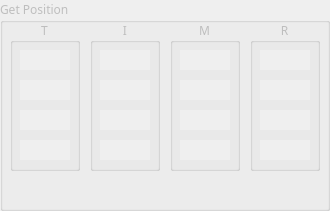
   <widget class="QGroupBox" name="groupBox_GetPosition">
    <property name="enabled">
     <bool>false</bool>
    </property>
    <property name="geometry">
     <rect>
      <x>350</x>
      <y>20</y>
      <width>330</width>
      <height>211</height>
     </rect>
    </property>
    <property name="font">
     <font>
      <family>Noto Sans</family>
     </font>
    </property>
    <property name="title">
     <string>Get Position</string>
    </property>
    <widget class="QGroupBox" name="groupBox_8">
     <property name="geometry">
      <rect>
       <x>250</x>
       <y>20</y>
       <width>70</width>
       <height>151</height>
      </rect>
     </property>
     <property name="title">
      <string>R</string>
     </property>
     <property name="alignment">
      <set>Qt::AlignCenter</set>
     </property>
     <property name="flat">
      <bool>false</bool>
     </property>
     <property name="checkable">
      <bool>false</bool>
     </property>
     <widget class="QLineEdit" name="lineEdit_GP_F4_1">
      <property name="geometry">
       <rect>
        <x>10</x>
        <y>120</y>
        <width>50</width>
        <height>20</height>
       </rect>
      </property>
      <property name="font">
       <font>
        <family>Noto Sans</family>
       </font>
      </property>
      <property name="autoFillBackground">
       <bool>false</bool>
      </property>
      <property name="text">
       <string/>
      </property>
      <property name="frame">
       <bool>false</bool>
      </property>
      <property name="alignment">
       <set>Qt::AlignCenter</set>
      </property>
      <property name="readOnly">
       <bool>true</bool>
      </property>
      <property name="placeholderText">
       <string/>
      </property>
     </widget>
     <widget class="QLineEdit" name="lineEdit_GP_F4_2">
      <property name="geometry">
       <rect>
        <x>10</x>
        <y>90</y>
        <width>50</width>
        <height>20</height>
       </rect>
      </property>
      <property name="font">
       <font>
        <family>Noto Sans</family>
       </font>
      </property>
      <property name="autoFillBackground">
       <bool>false</bool>
      </property>
      <property name="frame">
       <bool>false</bool>
      </property>
      <property name="alignment">
       <set>Qt::AlignCenter</set>
      </property>
      <property name="readOnly">
       <bool>true</bool>
      </property>
      <property name="placeholderText">
       <string/>
      </property>
     </widget>
     <widget class="QLineEdit" name="lineEdit_GP_F4_3">
      <property name="geometry">
       <rect>
        <x>10</x>
        <y>60</y>
        <width>50</width>
        <height>20</height>
       </rect>
      </property>
      <property name="font">
       <font>
        <family>Noto Sans</family>
       </font>
      </property>
      <property name="autoFillBackground">
       <bool>false</bool>
      </property>
      <property name="frame">
       <bool>false</bool>
      </property>
      <property name="alignment">
       <set>Qt::AlignCenter</set>
      </property>
      <property name="readOnly">
       <bool>true</bool>
      </property>
      <property name="placeholderText">
       <string/>
      </property>
     </widget>
     <widget class="QLineEdit" name="lineEdit_GP_F4_4">
      <property name="geometry">
       <rect>
        <x>10</x>
        <y>30</y>
        <width>50</width>
        <height>20</height>
       </rect>
      </property>
      <property name="font">
       <font>
        <family>Noto Sans</family>
       </font>
      </property>
      <property name="autoFillBackground">
       <bool>false</bool>
      </property>
      <property name="frame">
       <bool>false</bool>
      </property>
      <property name="alignment">
       <set>Qt::AlignCenter</set>
      </property>
      <property name="readOnly">
       <bool>true</bool>
      </property>
      <property name="placeholderText">
       <string/>
      </property>
     </widget>
    </widget>
    <widget class="QGroupBox" name="groupBox_5">
     <property name="geometry">
      <rect>
       <x>10</x>
       <y>20</y>
       <width>70</width>
       <height>151</height>
      </rect>
     </property>
     <property name="title">
      <string>T</string>
     </property>
     <property name="alignment">
      <set>Qt::AlignCenter</set>
     </property>
     <property name="flat">
      <bool>false</bool>
     </property>
     <property name="checkable">
      <bool>false</bool>
     </property>
     <widget class="QLineEdit" name="lineEdit_GP_F1_1">
      <property name="geometry">
       <rect>
        <x>10</x>
        <y>120</y>
        <width>50</width>
        <height>20</height>
       </rect>
      </property>
      <property name="font">
       <font>
        <family>Noto Sans</family>
       </font>
      </property>
      <property name="autoFillBackground">
       <bool>false</bool>
      </property>
      <property name="text">
       <string/>
      </property>
      <property name="frame">
       <bool>false</bool>
      </property>
      <property name="alignment">
       <set>Qt::AlignCenter</set>
      </property>
      <property name="readOnly">
       <bool>true</bool>
      </property>
      <property name="placeholderText">
       <string/>
      </property>
     </widget>
     <widget class="QLineEdit" name="lineEdit_GP_F1_2">
      <property name="geometry">
       <rect>
        <x>10</x>
        <y>90</y>
        <width>50</width>
        <height>20</height>
       </rect>
      </property>
      <property name="font">
       <font>
        <family>Noto Sans</family>
       </font>
      </property>
      <property name="autoFillBackground">
       <bool>false</bool>
      </property>
      <property name="frame">
       <bool>false</bool>
      </property>
      <property name="alignment">
       <set>Qt::AlignCenter</set>
      </property>
      <property name="readOnly">
       <bool>true</bool>
      </property>
      <property name="placeholderText">
       <string/>
      </property>
     </widget>
     <widget class="QLineEdit" name="lineEdit_GP_F1_3">
      <property name="geometry">
       <rect>
        <x>10</x>
        <y>60</y>
        <width>50</width>
        <height>20</height>
       </rect>
      </property>
      <property name="font">
       <font>
        <family>Noto Sans</family>
       </font>
      </property>
      <property name="autoFillBackground">
       <bool>false</bool>
      </property>
      <property name="frame">
       <bool>false</bool>
      </property>
      <property name="alignment">
       <set>Qt::AlignCenter</set>
      </property>
      <property name="readOnly">
       <bool>true</bool>
      </property>
      <property name="placeholderText">
       <string/>
      </property>
     </widget>
     <widget class="QLineEdit" name="lineEdit_GP_F1_4">
      <property name="geometry">
       <rect>
        <x>10</x>
        <y>30</y>
        <width>50</width>
        <height>20</height>
       </rect>
      </property>
      <property name="font">
       <font>
        <family>Noto Sans</family>
       </font>
      </property>
      <property name="autoFillBackground">
       <bool>false</bool>
      </property>
      <property name="frame">
       <bool>false</bool>
      </property>
      <property name="alignment">
       <set>Qt::AlignCenter</set>
      </property>
      <property name="readOnly">
       <bool>true</bool>
      </property>
      <property name="placeholderText">
       <string/>
      </property>
     </widget>
    </widget>
    <widget class="QGroupBox" name="groupBox_7">
     <property name="geometry">
      <rect>
       <x>170</x>
       <y>20</y>
       <width>70</width>
       <height>151</height>
      </rect>
     </property>
     <property name="title">
      <string>M</string>
     </property>
     <property name="alignment">
      <set>Qt::AlignCenter</set>
     </property>
     <property name="flat">
      <bool>false</bool>
     </property>
     <property name="checkable">
      <bool>false</bool>
     </property>
     <widget class="QLineEdit" name="lineEdit_GP_F3_1">
      <property name="geometry">
       <rect>
        <x>10</x>
        <y>120</y>
        <width>50</width>
        <height>20</height>
       </rect>
      </property>
      <property name="font">
       <font>
        <family>Noto Sans</family>
       </font>
      </property>
      <property name="autoFillBackground">
       <bool>false</bool>
      </property>
      <property name="text">
       <string/>
      </property>
      <property name="frame">
       <bool>false</bool>
      </property>
      <property name="alignment">
       <set>Qt::AlignCenter</set>
      </property>
      <property name="readOnly">
       <bool>true</bool>
      </property>
      <property name="placeholderText">
       <string/>
      </property>
     </widget>
     <widget class="QLineEdit" name="lineEdit_GP_F3_2">
      <property name="geometry">
       <rect>
        <x>10</x>
        <y>90</y>
        <width>50</width>
        <height>20</height>
       </rect>
      </property>
      <property name="font">
       <font>
        <family>Noto Sans</family>
       </font>
      </property>
      <property name="autoFillBackground">
       <bool>false</bool>
      </property>
      <property name="frame">
       <bool>false</bool>
      </property>
      <property name="alignment">
       <set>Qt::AlignCenter</set>
      </property>
      <property name="readOnly">
       <bool>true</bool>
      </property>
      <property name="placeholderText">
       <string/>
      </property>
     </widget>
     <widget class="QLineEdit" name="lineEdit_GP_F3_3">
      <property name="geometry">
       <rect>
        <x>10</x>
        <y>60</y>
        <width>50</width>
        <height>20</height>
       </rect>
      </property>
      <property name="font">
       <font>
        <family>Noto Sans</family>
       </font>
      </property>
      <property name="autoFillBackground">
       <bool>false</bool>
      </property>
      <property name="frame">
       <bool>false</bool>
      </property>
      <property name="alignment">
       <set>Qt::AlignCenter</set>
      </property>
      <property name="readOnly">
       <bool>true</bool>
      </property>
      <property name="placeholderText">
       <string/>
      </property>
     </widget>
     <widget class="QLineEdit" name="lineEdit_GP_F3_4">
      <property name="geometry">
       <rect>
        <x>10</x>
        <y>30</y>
        <width>50</width>
        <height>20</height>
       </rect>
      </property>
      <property name="font">
       <font>
        <family>Noto Sans</family>
       </font>
      </property>
      <property name="autoFillBackground">
       <bool>false</bool>
      </property>
      <property name="frame">
       <bool>false</bool>
      </property>
      <property name="alignment">
       <set>Qt::AlignCenter</set>
      </property>
      <property name="readOnly">
       <bool>true</bool>
      </property>
      <property name="placeholderText">
       <string/>
      </property>
     </widget>
    </widget>
    <widget class="QGroupBox" name="groupBox_6">
     <property name="geometry">
      <rect>
       <x>90</x>
       <y>20</y>
       <width>70</width>
       <height>151</height>
      </rect>
     </property>
     <property name="title">
      <string>I</string>
     </property>
     <property name="alignment">
      <set>Qt::AlignCenter</set>
     </property>
     <property name="flat">
      <bool>false</bool>
     </property>
     <property name="checkable">
      <bool>false</bool>
     </property>
     <widget class="QLineEdit" name="lineEdit_GP_F2_1">
      <property name="geometry">
       <rect>
        <x>10</x>
        <y>120</y>
        <width>50</width>
        <height>20</height>
       </rect>
      </property>
      <property name="font">
       <font>
        <family>Noto Sans</family>
       </font>
      </property>
      <property name="autoFillBackground">
       <bool>false</bool>
      </property>
      <property name="text">
       <string/>
      </property>
      <property name="frame">
       <bool>false</bool>
      </property>
      <property name="alignment">
       <set>Qt::AlignCenter</set>
      </property>
      <property name="readOnly">
       <bool>true</bool>
      </property>
      <property name="placeholderText">
       <string/>
      </property>
     </widget>
     <widget class="QLineEdit" name="lineEdit_GP_F2_2">
      <property name="geometry">
       <rect>
        <x>10</x>
        <y>90</y>
        <width>50</width>
        <height>20</height>
       </rect>
      </property>
      <property name="font">
       <font>
        <family>Noto Sans</family>
       </font>
      </property>
      <property name="autoFillBackground">
       <bool>false</bool>
      </property>
      <property name="frame">
       <bool>false</bool>
      </property>
      <property name="alignment">
       <set>Qt::AlignCenter</set>
      </property>
      <property name="readOnly">
       <bool>true</bool>
      </property>
      <property name="placeholderText">
       <string/>
      </property>
     </widget>
     <widget class="QLineEdit" name="lineEdit_GP_F2_3">
      <property name="geometry">
       <rect>
        <x>10</x>
        <y>60</y>
        <width>50</width>
        <height>20</height>
       </rect>
      </property>
      <property name="font">
       <font>
        <family>Noto Sans</family>
       </font>
      </property>
      <property name="autoFillBackground">
       <bool>false</bool>
      </property>
      <property name="frame">
       <bool>false</bool>
      </property>
      <property name="alignment">
       <set>Qt::AlignCenter</set>
      </property>
      <property name="readOnly">
       <bool>true</bool>
      </property>
      <property name="placeholderText">
       <string/>
      </property>
     </widget>
     <widget class="QLineEdit" name="lineEdit_GP_F2_4">
      <property name="geometry">
       <rect>
        <x>10</x>
        <y>30</y>
        <width>50</width>
        <height>20</height>
       </rect>
      </property>
      <property name="font">
       <font>
        <family>Noto Sans</family>
       </font>
      </property>
      <property name="autoFillBackground">
       <bool>false</bool>
      </property>
      <property name="frame">
       <bool>false</bool>
      </property>
      <property name="alignment">
       <set>Qt::AlignCenter</set>
      </property>
      <property name="readOnly">
       <bool>true</bool>
      </property>
      <property name="placeholderText">
       <string/>
      </property>
     </widget>
    </widget>
   </widget>
